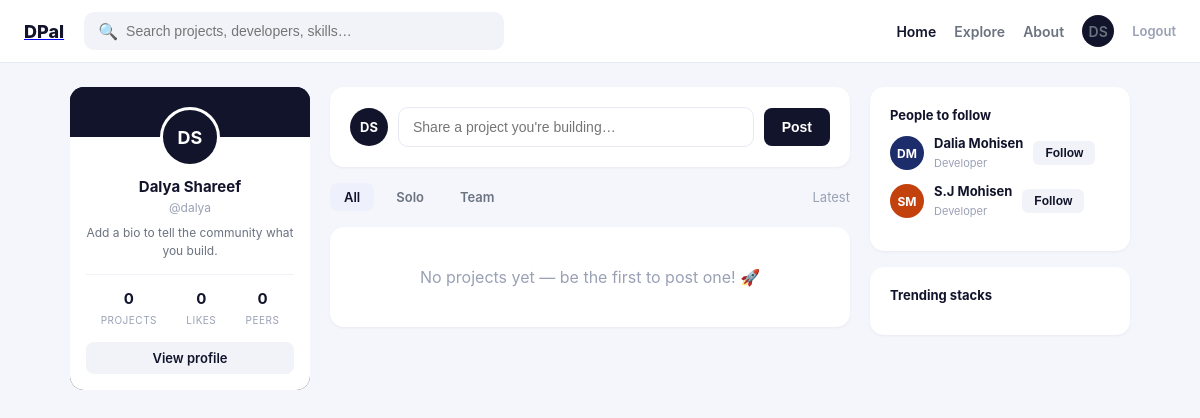
/dashboard (signed in), run on an earlier commit of the app's database.
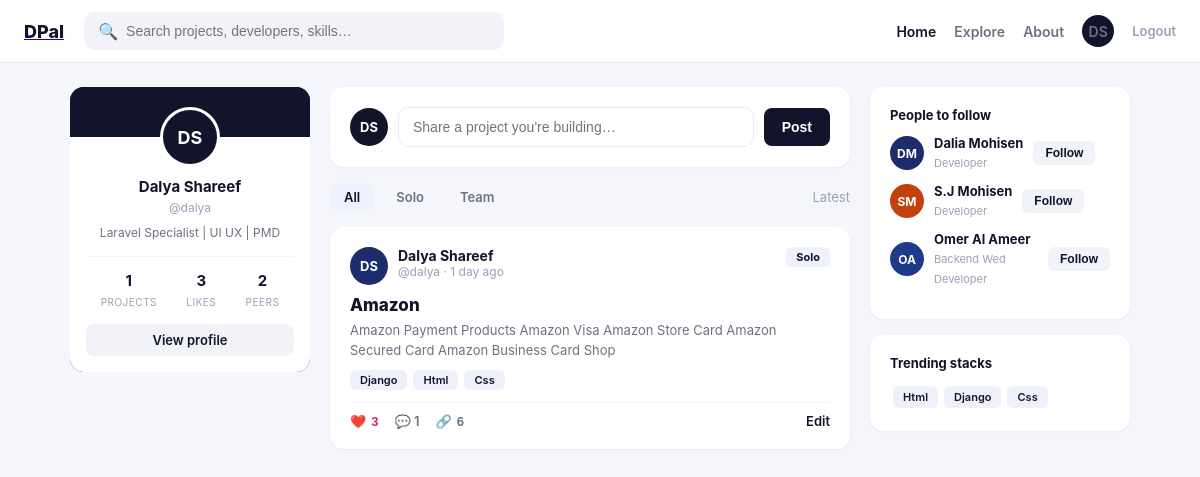
And on a later commit of the database.
### users_app/models.py (models this page shows, shortened)
class User(models.Model):
    full_name   = models.CharField(max_length=255)
    handle      = models.CharField(max_length=50, unique=True, blank=True)
    email       = models.EmailField(max_length=255, unique=True)
    password    = models.CharField(max_length=255, blank=True, default='')
    bio         = models.TextField(blank=True, default='')
    role_title  = models.CharField(max_length=120, blank=True, default='')
    github_url  = models.CharField(max_length=255, blank=True, default='')
    location    = models.CharField(max_length=120, blank=True, default='')
    avatar      = models.ImageField(upload_to='avatars/', blank=True, null=True)
    github_id   = models.CharField(max_length=50, blank=True, null=True, unique=True)
    created_at  = models.DateTimeField(auto_now_add=True)
    updated_at  = models.DateTimeField(auto_now=True)
    objects     = UserManager()
    @property
    def initials(self):
        parts = self.full_name.split(' ')
        if len(parts) >= 2:
            return (parts[0][0] + parts[1][0]).upper()
        return self.full_name[:2].upper()

### projects_app/models.py (models this page shows, shortened)
class Project(models.Model):
    title        = models.CharField(max_length=255)
    description  = models.TextField()
    tech_stack   = models.CharField(max_length=255)
    github_url   = models.CharField(max_length=255, blank=True, default='')
    image        = models.ImageField(upload_to='projects/', blank=True, null=True)
    project_type = models.CharField(max_length=10, choices=PROJECT_TYPE, default='solo')
    share_count  = models.IntegerField(default=0)
    owner        = models.ForeignKey(User, on_delete=models.CASCADE, related_name='projects')
    created_at   = models.DateTimeField(auto_now_add=True)
    updated_at   = models.DateTimeField(auto_now=True)
    objects      = ProjectManager()
    @property
    def tech_list(self):
        return [t.strip() for t in self.tech_stack.split(',') if t.strip()]

### projects_app/views.py (the view)
# urls.py: path('dashboard', views.dashboard, name='dashboard'),
def dashboard(request):
    check = auth_required(request)
    if check: return check
    logged_user = User.objects.get(id=request.session['user_id'])
    search = request.GET.get('q', '')
    ptype  = request.GET.get('type', '')
    projects = Project.objects.all().select_related('owner').prefetch_related(
        'likes', 'comments', 'contributors__user'
    ).order_by('-created_at')
    if search:
        projects = projects.filter(
            Q(title__icontains=search) | Q(tech_stack__icontains=search)
        )
    if ptype in ['solo', 'team']:
        projects = projects.filter(project_type=ptype)
    liked_ids = set(Like.objects.filter(user=logged_user).values_list('project_id', flat=True))
    own_projects_count = Project.objects.filter(owner=logged_user).count()
    own_likes_total = sum(p.likes.count() for p in Project.objects.filter(owner=logged_user))
    peers_count = Follow.objects.filter(followed=logged_user).count()
    people_to_follow = User.objects.exclude(id=logged_user.id).exclude(
        id__in=Follow.objects.filter(follower=logged_user).values_list('followed_id', flat=True)
    )[:3]
    following_ids = set(Follow.objects.filter(follower=logged_user).values_list('followed_id', flat=True))
    all_tech = set()
    for p in Project.objects.all():
        all_tech.update(p.tech_list)
    trending = list(all_tech)[:6]
    errors = {}
    for key in ['title', 'description', 'tech_stack', 'project_type']:
        val = request.session.pop(f'proj_err_{key}', None)
        if val:
            errors[key] = val
    context = {
        'logged_user': logged_user,
        'projects': projects,
        'liked_ids': liked_ids,
        'search': search,
        'ptype': ptype,
        'errors': errors,
        'own_projects_count': own_projects_count,
        'own_likes_total': own_likes_total,
        'peers_count': peers_count,
        'people_to_follow': people_to_follow,
        'following_ids': following_ids,
        'trending': trending,
    }
    return render(request, 'dashboard.html', context)

### projects_app/views.py (called while the page is built)
def auth_required(request):
    if not request.session.get('user_id'):
        return redirect('/')
    return None

### projects_app/templates/dashboard.html (shortened to what the changed rows need)
{% load static %}
<!DOCTYPE html>
<html lang="en">
<head>
<link rel="stylesheet" href="{% static 'css/dashboard.css' %}">
</head>
<body>
<nav>
  <div class="navlinks">
    <a href="/dashboard" class="active">Home</a>
    <a href="/developers">Explore</a>
    <a href="/about">About</a>
    <a href="/profile/{{ logged_user.id }}" class="avatar-nav">{{ logged_user.initials }}</a>
    <a href="/logout" style="color:#9aa1b5;font-size:13px;">Logout</a>
  </div>
</nav>
<div class="container">
  <div>
    <div class="profile-card">
      <div class="profile-body">
        <div class="avatar-big">{{ logged_user.initials }}</div>
        <h3>{{ logged_user.full_name }}</h3>
        <span class="handle">@{{ logged_user.handle }}</span>
        <p class="bio">{{ logged_user.bio|default:"Add a bio to tell the community what you build." }}</p>
        <div class="stat-row">
          <div><b>{{ own_projects_count }}</b><span>PROJECTS</span></div>
          <div><b>{{ own_likes_total }}</b><span>LIKES</span></div>
          <div><b>{{ peers_count }}</b><span>PEERS</span></div>
        </div>
        <a href="/profile/{{ logged_user.id }}" class="btn-view">View profile</a>
      </div>
    </div>
  </div>
  <div>
    <div class="card">
      <form class="composer compose-form" action="/project/create" method="POST" enctype="multipart/form-data" id="quickform">
        <div class="av" style="background:#11142b;">{{ logged_user.initials }}</div>
        <input type="text" name="title" placeholder="Share a project you're building…" required>
        <button type="button" class="btn-post" onclick="document.getElementById('full-composer').style.display='block'; this.closest('form').style.display='none';">Post</button>
      </form>
    </div>
    <div class="filters">
      <a href="?type=" class="{% if not ptype %}active{% endif %}">All</a>
      <a href="?type=solo" class="{% if ptype == 'solo' %}active{% endif %}">Solo</a>
      <a href="?type=team" class="{% if ptype == 'team' %}active{% endif %}">Team</a>
      <span class="sort">Latest</span>
    </div>
    {% for project in projects %}
    <div class="card pcard">
      <div class="top">
        <div class="av" style="background:{% cycle '#1d2c6b' '#c2410c' '#1e3a8a' '#166534' '#7f1d1d' %};">{{ project.owner.initials }}</div>
        <div>
          <div class="pname">
            <a href="/profile/{{ project.owner.id }}" style="text-decoration:none;color:#11142b;">{{ project.owner.full_name }}</a>
          </div>
          <div class="pmeta">@{{ project.owner.handle }} · {{ project.created_at|timesince }} ago</div>
        </div>
        <span class="badge">
          {% if project.project_type == 'team' %}Team · {{ project.contributors.count|add:1 }}{% else %}Solo{% endif %}
        </span>
      </div>
      <a href="/project/{{ project.id }}" class="ptitle">{{ project.title }}</a>
      <p class="pdesc">{{ project.description|truncatechars:160 }}</p>
      <div class="tech">
        {% for tech in project.tech_list %}<span>{{ tech }}</span>{% endfor %}
      </div>
      <div class="actions">
        <button class="like-btn {% if project.id in liked_ids %}liked{% endif %}" data-id="{{ project.id }}">
          {% if project.id in liked_ids %}❤️{% else %}🤍{% endif %} <span class="lc">{{ project.likes.count }}</span>
        </button>
        <a href="/project/{{ project.id }}">💬 {{ project.comments.count }}</a>
        <button class="share-btn" data-id="{{ project.id }}">🔗 <span class="sc">{{ project.share_count }}</span></button>
        {% if project.owner.id == logged_user.id %}
        <a href="/project/edit/{{ project.id }}" class="editlink">Edit</a>
        {% endif %}
      </div>
    </div>
    {% empty %}
    <div class="card" style="text-align:center; color:#9aa1b5; padding:40px;">
      No projects yet — be the first to post one! 🚀
    </div>
    {% endfor %}
  </div>
  <div>
    <div class="card" style="margin-bottom:16px;">
      {% for person in people_to_follow %}
      <div class="person">
        <div class="av" style="background:{% cycle '#1d2c6b' '#c2410c' '#1e3a8a' %};">{{ person.initials }}</div>
        <div>
          <b>{{ person.full_name }}</b>
          <span>{{ person.role_title|default:"Developer" }}</span>
        </div>
        <form action="/user/follow/{{ person.id }}" method="POST">
          <button type="submit" class="follow-btn">Follow</button>
        </form>
      </div>
      {% empty %}
      <p style="font-size:12px;color:#9aa1b5;">No new people right now.</p>
      {% endfor %}
    </div>
    <div class="card">
      <div class="sidebar-title">Trending stacks</div>
      {% for tech in trending %}<span class="stack-pill">{{ tech }}</span>{% endfor %}
    </div>
  </div>
</div>
</body>
</html>

What changed in the data, as far as the page shows it:
changed User "DS": bio "Add a bio to tell the community what you build." → "Laravel Specialist | UI UX | PMD"
added Project: owner.initials "DS", owner.full_name "Dalya Shareef", owner.handle "dalya", created_at "1 day", project_type "Solo", title "Amazon", description "Amazon Payment Products Amazon Visa Amazon Store Card Amazon Secured Card Amazon Business Card Shop", tech_list "Django" "Html" "Css", likes.count "3", comments.count "1", share_count "6"
added User: initials "OA", full_name "Omer Al Ameer", role_title "Backend Wed Developer"
Also different on the page:
{{ own_projects_count }}: "0" → "1"
{{ own_likes_total }}: "0" → "3"
{{ peers_count }}: "0" → "2"
new list line: "Html"
new list line: "Django"
new list line: "Css"
text no longer shown: "No projects yet — be the first to post one! 🚀"
